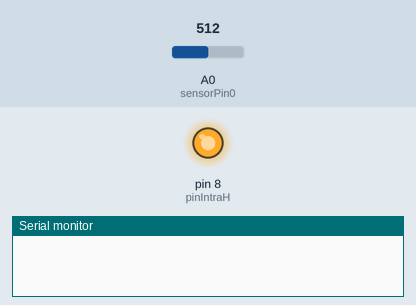
A sketch run on a simulated Arduino Uno, built with avr-gcc and run on an emulated ATmega328P. On the bench: output pins drawn as LEDs (lit = HIGH), the last lines printed to the serial monitor. Inputs (shaded band) come from the test bench; at power-on: A0 (sensorPin0) = 512.

Above: at 1.0 s.
At 6.0 s:
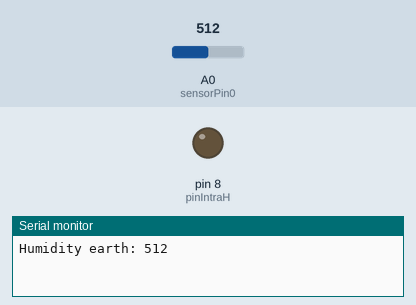
Timing chart, 0 to 13.0 s (numbered marks = the images above):
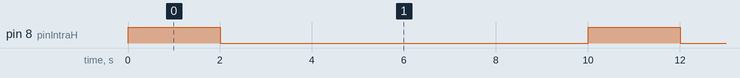

The sketch:

sensor_VainaCapacitiva.ino
```cpp
// Sensor Humedad de tierra
int sensorPin0 = A0;    //entrada señal al arduino desde el sensor de humedar intraterrestre
int pinIntraH = 8;      // select the pin for the LED
int sensorValue = 0;  // variable to store the value coming from the sensor

void setup() {

  // Serial
  Serial.begin(9600);

  //pin del sensor de humedad intraterrestre
  pinMode(pinIntraH, OUTPUT);
}

//15:25 17:05

void loop() {

  //Sensor de humedad intraterrestre
  digitalWrite(pinIntraH, HIGH);
  delay(2000);

  // read the value from the sensor:
  sensorValue = analogRead(sensorPin0);
  // turn the ledPin on
  digitalWrite(pinIntraH, LOW);

  Serial.print("Humidity earth: ");
  Serial.println(sensorValue);

  // stop the program for <sensorValue> milliseconds:
  delay(8000);
}
```

Measured:
- by itself, pin 8 (pinIntraH): alternates HIGH for 2.0 s and LOW for 8.0 s
